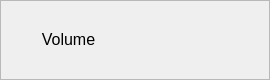
<?xml version="1.0" encoding="UTF-8"?>
<ui version="4.0">
 <class>Volume_widget</class>
 <widget class="QWidget" name="Volume_widget">
  <property name="windowModality">
   <enum>Qt::WindowModality::NonModal</enum>
  </property>
  <property name="geometry">
   <rect>
    <x>0</x>
    <y>0</y>
    <width>270</width>
    <height>80</height>
   </rect>
  </property>
  <property name="contextMenuPolicy">
   <enum>Qt::ContextMenuPolicy::NoContextMenu</enum>
  </property>
  <property name="acceptDrops">
   <bool>true</bool>
  </property>
  <property name="windowTitle">
   <string notr="true"/>
  </property>
  <widget class="QFrame" name="Volume_frame">
   <property name="geometry">
    <rect>
     <x>0</x>
     <y>0</y>
     <width>270</width>
     <height>80</height>
    </rect>
   </property>
   <property name="minimumSize">
    <size>
     <width>270</width>
     <height>80</height>
    </size>
   </property>
   <property name="maximumSize">
    <size>
     <width>270</width>
     <height>80</height>
    </size>
   </property>
   <property name="frameShape">
    <enum>QFrame::Shape::StyledPanel</enum>
   </property>
   <property name="frameShadow">
    <enum>QFrame::Shadow::Raised</enum>
   </property>
   <layout class="QHBoxLayout" name="horizontalLayout">
    <property name="spacing">
     <number>10</number>
    </property>
    <property name="leftMargin">
     <number>5</number>
    </property>
    <property name="topMargin">
     <number>5</number>
    </property>
    <property name="rightMargin">
     <number>5</number>
    </property>
    <property name="bottomMargin">
     <number>5</number>
    </property>
    <item>
     <widget class="QLabel" name="Volume_iconLabel">
      <property name="minimumSize">
       <size>
        <width>125</width>
        <height>65</height>
       </size>
      </property>
      <property name="maximumSize">
       <size>
        <width>125</width>
        <height>65</height>
       </size>
      </property>
      <property name="font">
       <font>
        <pointsize>12</pointsize>
       </font>
      </property>
      <property name="contextMenuPolicy">
       <enum>Qt::ContextMenuPolicy::NoContextMenu</enum>
      </property>
      <property name="text">
       <string>Volume</string>
      </property>
      <property name="alignment">
       <set>Qt::AlignmentFlag::AlignCenter</set>
      </property>
      <property name="openExternalLinks">
       <bool>false</bool>
      </property>
     </widget>
    </item>
    <item>
     <widget class="QLabel" name="Volume_LevelLabel">
      <property name="enabled">
       <bool>true</bool>
      </property>
      <property name="minimumSize">
       <size>
        <width>125</width>
        <height>65</height>
       </size>
      </property>
      <property name="maximumSize">
       <size>
        <width>125</width>
        <height>65</height>
       </size>
      </property>
      <property name="font">
       <font>
        <pointsize>16</pointsize>
       </font>
      </property>
      <property name="contextMenuPolicy">
       <enum>Qt::ContextMenuPolicy::NoContextMenu</enum>
      </property>
      <property name="text">
       <string/>
      </property>
      <property name="alignment">
       <set>Qt::AlignmentFlag::AlignCenter</set>
      </property>
      <property name="openExternalLinks">
       <bool>false</bool>
      </property>
     </widget>
    </item>
   </layout>
  </widget>
 </widget>
 <resources/>
 <connections/>
</ui>
